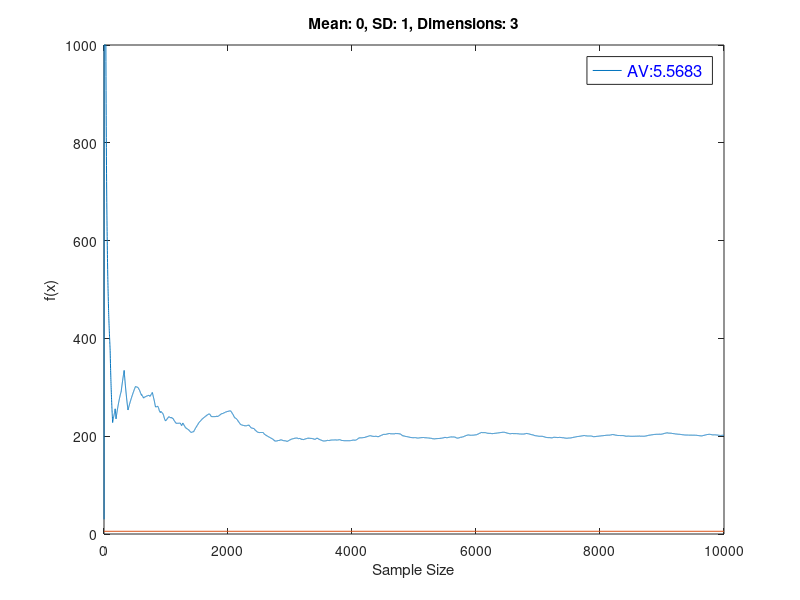

Write the MATLAB code that produced this figure.
%Multivariate MCMC
%function to estimate
f=@(x) exp(1).^(-x.^2);
%f=@(x) normpdf(x);

%initialization
sampleSize=10000;
a=-5;
b=5;
r=b-a;
%dimensions>1
dim=3;
mean=0;
sd=1;
start=zeros(1, dim);
%temp to hold samples
temp=zeros(sampleSize, 1);

%target distribution, [chainSize 1] vector
pdf=@(x) mvnpdf(x, zeros(1,dim), eye(dim));
%proposal pdf, [chainSize 1] vector
proppdf=@(x,y) prod(mvnpdf(mean, sd));
%random number generator, [chainSize dim] matrix
proprnd=@(x) unifrnd(a, b, 1, dim);

%gather samples, returns size [sampleSize dim]
[sample, accept]=mhsample(start, sampleSize, 'logpdf', pdf, 'proppdf', proppdf, 'proprnd', proprnd);
accept

%for each sample
for i=1:sampleSize
    sam=sample(1:i, :);
    temp(i)=prod(sum(f(sam))/i*r);
end
%analytic value
analyticVal=sqrt(pi)^dim;
%analyticVal=integral(f, a, b)^dim;

%plotting f(x) at each sample
figure;
plot(1:sampleSize, temp);
hold on;
plot([0 sampleSize], [analyticVal analyticVal]);
hold off;
title(['Mean: ', num2str(mean),', SD: ', num2str(sd),', Dimensions: ', num2str(dim)]);
ylabel('f(x)');
xlabel('Sample Size');
legend({strcat('AV: ', num2str(analyticVal))}, 'FontSize', 12, 'TextColor', 'blue');
